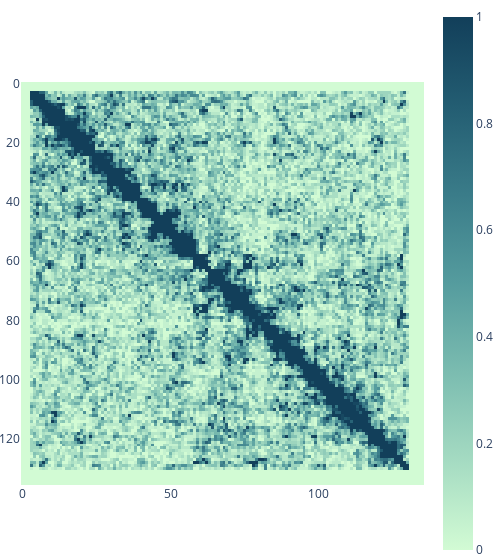

Notebook source saved alongside this figure:
### Code cell
pseudobulk_1_map = next(iter(bulk_small_mouse_hic_dataloader))
print(pseudobulk_1_map.shape)
visualize_contact_map(pseudobulk_1_map.squeeze(), zmax=1)

### Figure 1 — Plotly figure (JSON) as saved in the notebook; plotly's stock layout.template omitted (floating-point values rounded to 4 significant figures; data arrays with more than 128 entries replaced by an {"elided": "..."} marker saying what was removed)
{"data": [{"coloraxis": "coloraxis", "hovertemplate": "x: %{x}<br>y: %{y}<br>color: %{z}<extra></extra>", "name": "0", "type": "heatmap", "xaxis": "x", "yaxis": "y", "z": {"elided": "136x136 float values"}}], "layout": {"coloraxis": {"cmax": 1, "cmin": 0, "colorscale": [[0, "rgb(210, 251, 212)"], [0.1667, "rgb(165, 219, 194)"], [0.3333, "rgb(123, 188, 176)"], [0.5, "rgb(85, 156, 158)"], [0.6667, "rgb(58, 124, 137)"], [0.8333, "rgb(35, 93, 114)"], [1, "rgb(18, 63, 90)"]]}, "margin": {"b": 0, "l": 0, "r": 0, "t": 0}, "width": 500, "xaxis": {"anchor": "y", "constrain": "domain", "domain": [0, 1], "scaleanchor": "y"}, "yaxis": {"anchor": "x", "autorange": "reversed", "constrain": "domain", "domain": [0, 1]}}}
